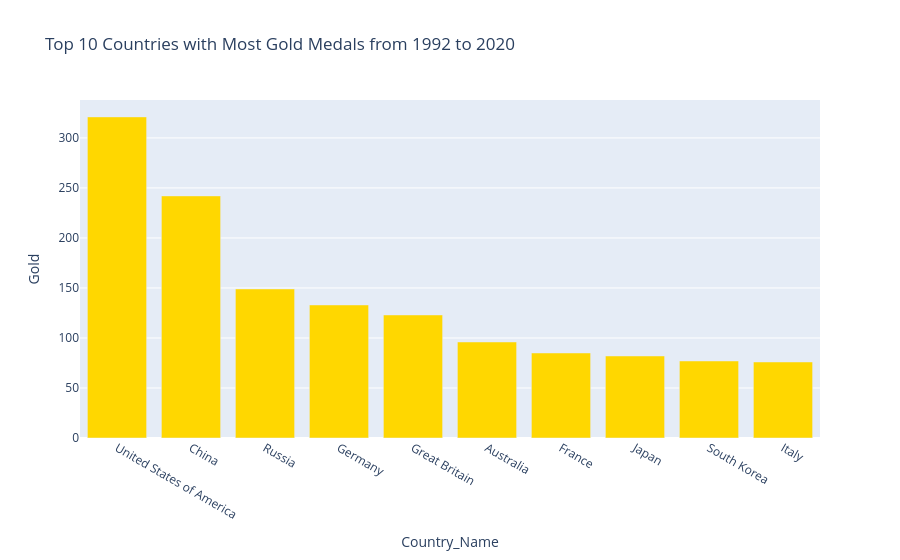

Notebook code cell kept with this figure:
### Code cell
#Passo 5 -> Estilazando a tela com color_discrete_sequence = gold

bar_fig = px.bar(df_top_countries_gold, x='Country_Name', y='Gold', color_discrete_sequence=['gold'], title='Top 10 Countries with Most Gold Medals from 1992 to 2020')
bar_fig.show()

### Figure 1 — Plotly figure (JSON) as saved in the notebook; plotly's stock layout.template omitted (floating-point values rounded to 4 significant figures)
{"data": [{"alignmentgroup": "True", "hovertemplate": "Country_Name=%{x}<br>Gold=%{y}<extra></extra>", "legendgroup": "", "marker": {"color": "gold", "pattern": {"shape": ""}}, "name": "", "offsetgroup": "", "orientation": "v", "showlegend": false, "textposition": "auto", "type": "bar", "x": ["United States of America", "China", "Russia", "Germany", "Great Britain", "Australia", "France", "Japan", "South Korea", "Italy"], "xaxis": "x", "y": [321, 242, 149, 133, 123, 96, 85, 82, 77, 76], "yaxis": "y"}], "layout": {"barmode": "relative", "legend": {"tracegroupgap": 0}, "title": {"text": "Top 10 Countries with Most Gold Medals from 1992 to 2020"}, "xaxis": {"anchor": "y", "domain": [0, 1], "title": {"text": "Country_Name"}}, "yaxis": {"anchor": "x", "domain": [0, 1], "title": {"text": "Gold"}}}}
